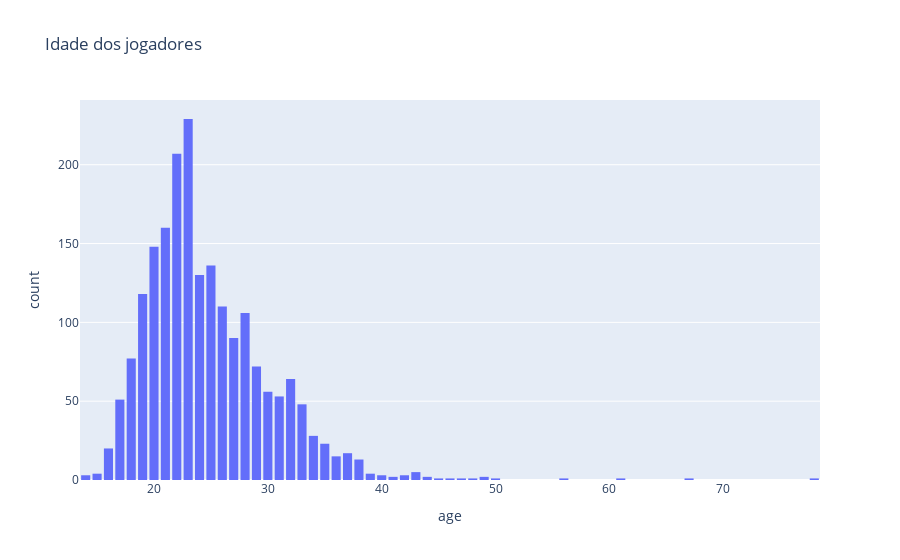

The cell this chart's notebook holds for it:
### Code cell
# Plot to bar graph (cap between bars)
fig = px.histogram(players, x='age', title='Idade dos jogadores')
fig.update_layout(bargap=0.2)
fig.show()

### Figure 1 — Plotly figure (JSON) as saved in the notebook; plotly's stock layout.template omitted (floating-point values rounded to 4 significant figures; data arrays with more than 128 entries replaced by an {"elided": "..."} marker saying what was removed)
{"data": [{"alignmentgroup": "True", "bingroup": "x", "hovertemplate": "age=%{x}<br>count=%{y}<extra></extra>", "legendgroup": "", "marker": {"color": "#636efa", "pattern": {"shape": ""}}, "name": "", "offsetgroup": "", "orientation": "v", "showlegend": false, "type": "histogram", "x": {"elided": "2716 int values"}, "xaxis": "x", "yaxis": "y"}], "layout": {"bargap": 0.2, "barmode": "relative", "legend": {"tracegroupgap": 0}, "title": {"text": "Idade dos jogadores"}, "xaxis": {"anchor": "y", "domain": [0, 1], "title": {"text": "age"}}, "yaxis": {"anchor": "x", "domain": [0, 1], "title": {"text": "count"}}}}
